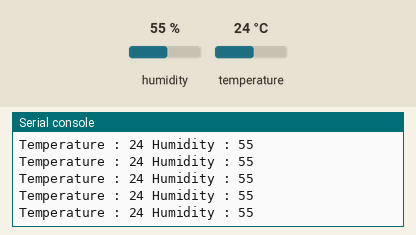
Simulated run of this program. Board: ESP8266 board running MicroPython. Shown: the last lines printed to the serial console. Inputs (shaded band) come from the test bench; at power-on: humidity 55 %, temperature 24 °C.

Above: at 1.2 s.
1.3 s: humidity set to 22 %
At 2.3 s:
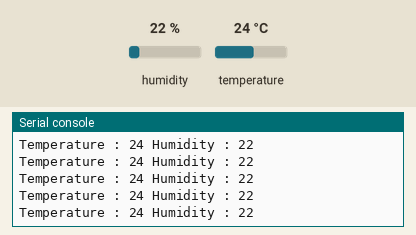
2.8 s: temperature set to 12 °C
At 3.3 s:
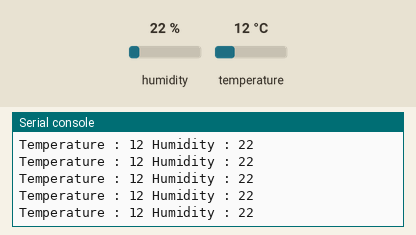
4.3 s: humidity set to 40 %
At 5.2 s:
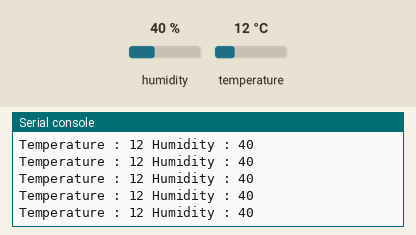
Timing chart, 0 to 7.3 s (numbered marks = the images above; inputs shaded):
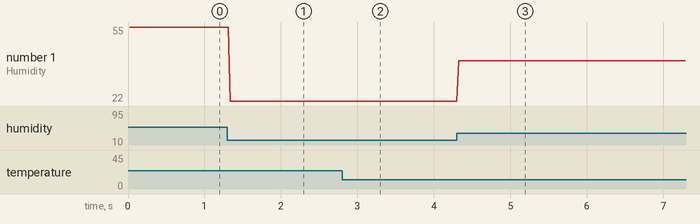

Measured:
- after the input at 1.3 s, the serial console: prints a new line at once (image 1)
- after the input at 2.8 s, the serial console: prints a new line at once (image 2)
- after the input at 4.3 s, the serial console: prints a new line at once (image 3)
- plotted number 1: 55 → 22 after the input at 1.3 s, 22 → 40 after the input at 4.3 s

The program:

lab_05.py
```python
"""
Temperature & Humidity Sensor (DHT11)
Communication: 1 Wire-Serial

Temperature Sensor:
    >> NTC Thermistor (Negative Temperature Coefficient)
    >> Resistance inversely proportional to Temperature
Humidity Sensor:
    >> Capacitive Measurement

Speaking to DHT11:
RQST: Request to DHT11
RESP: Response from DHT11
Data: Data from DHT11
EOF: End of Frame from DHT11

Data: 5 Bytes(40 bits)
| Integral | Decimal | Integral | Decimal | check sum |
|      Humidity      |    Temperature     |

"""
import machine
import dht

while True:
    d = dht.DHT11(machine.Pin(4))
    d.measure()
    temp = d.temperature()
    humd = d.humidity()
    print("Temperature :", temp, "Humidity :", humd)
```
